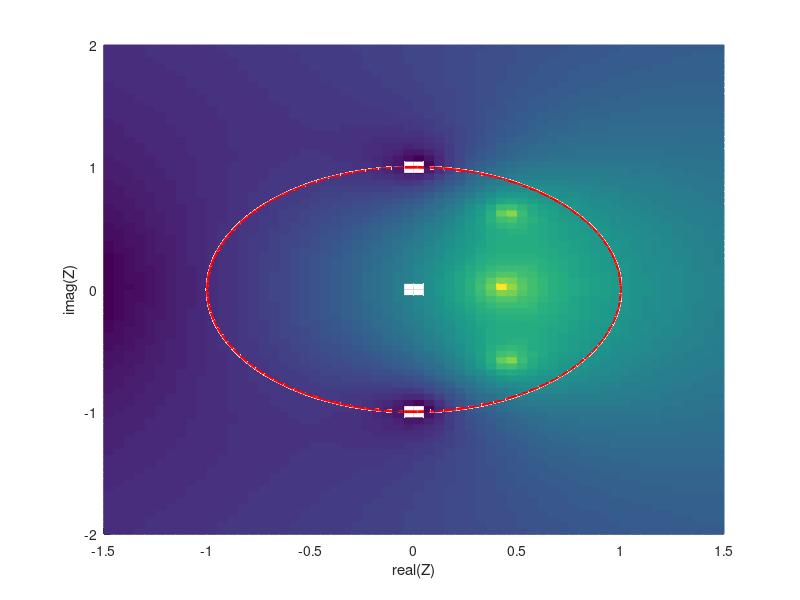

The MATLAB source for this figure:
clear
close all
clc 

pkg load signal;

a = [1, -1.2676, 0.9, -0.2248];
b = [0.0691, 0.1346, 0.0691, 0.1346];


% i)
zreal = [-1.5:0.05:1.5];
zimag = [-2:0.05:2];

zinv = ( repmat(zreal, size(zimag')) + 1i*repmat(zimag',size(zreal)) ).^(-1);

yi = b(1) + b(2)*zinv + b(3)*zinv.^2 + b(4)*zinv.^3;
xi = a(1) + a(2)*zinv + a(3)*zinv.^2 + a(4)*zinv.^3;

hi = yi ./ xi;



w = linspace(-pi, pi, 100);
zv = exp(-i * w);
zvinv = zv.^(-1);

yzv = b(1) + b(2)*zvinv + b(3)*zvinv.^2 + b(4)*zvinv.^3;
xzv = a(1) + a(2)*zvinv + a(3)*zvinv.^2 + a(4)*zvinv.^3;

hzv = yzv ./ xzv;
figure; hold on; grid on;
plot3(real(zv), imag(zv), 20*log10(abs(hzv)), 'r', 'LineWidth', 2);
mesh(zreal, zimag, 20*log10(abs(hi)), 'FaceColor', 'flat');
xlabel('real(Z)');
ylabel('imag(Z)')
zlabel('20*log10(abs(H))');